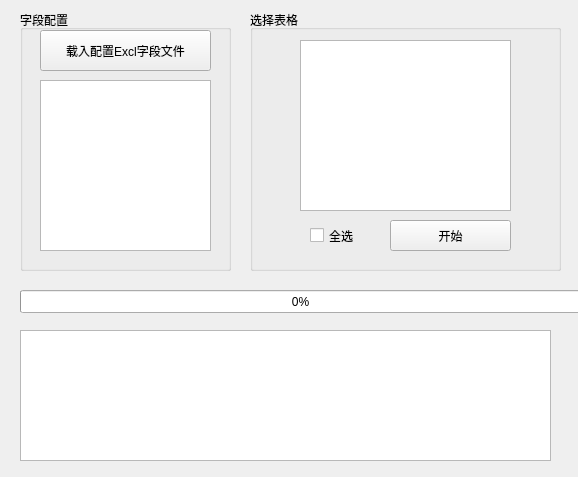
<?xml version="1.0" encoding="UTF-8"?>
<ui version="4.0">
 <class>Form</class>
 <widget class="QWidget" name="Form">
  <property name="geometry">
   <rect>
    <x>0</x>
    <y>0</y>
    <width>578</width>
    <height>477</height>
   </rect>
  </property>
  <property name="windowTitle">
   <string>Form</string>
  </property>
  <widget class="QGroupBox" name="groupBox">
   <property name="geometry">
    <rect>
     <x>20</x>
     <y>10</y>
     <width>211</width>
     <height>261</height>
    </rect>
   </property>
   <property name="title">
    <string>字段配置</string>
   </property>
   <widget class="QTextEdit" name="excl_cloum_text">
    <property name="geometry">
     <rect>
      <x>20</x>
      <y>70</y>
      <width>171</width>
      <height>171</height>
     </rect>
    </property>
   </widget>
   <widget class="QPushButton" name="excl_cloum_button">
    <property name="geometry">
     <rect>
      <x>20</x>
      <y>20</y>
      <width>171</width>
      <height>41</height>
     </rect>
    </property>
    <property name="text">
     <string>载入配置Excl字段文件</string>
    </property>
   </widget>
  </widget>
  <widget class="QProgressBar" name="progressBar">
   <property name="geometry">
    <rect>
     <x>20</x>
     <y>290</y>
     <width>561</width>
     <height>23</height>
    </rect>
   </property>
   <property name="value">
    <number>0</number>
   </property>
  </widget>
  <widget class="QGroupBox" name="groupBox_2">
   <property name="geometry">
    <rect>
     <x>250</x>
     <y>10</y>
     <width>311</width>
     <height>261</height>
    </rect>
   </property>
   <property name="title">
    <string>选择表格</string>
   </property>
   <widget class="QPushButton" name="start_button">
    <property name="geometry">
     <rect>
      <x>140</x>
      <y>210</y>
      <width>121</width>
      <height>31</height>
     </rect>
    </property>
    <property name="text">
     <string>开始</string>
    </property>
   </widget>
   <widget class="QListWidget" name="table_list">
    <property name="geometry">
     <rect>
      <x>50</x>
      <y>30</y>
      <width>211</width>
      <height>171</height>
     </rect>
    </property>
   </widget>
   <widget class="QCheckBox" name="all_quary">
    <property name="geometry">
     <rect>
      <x>60</x>
      <y>200</y>
      <width>91</width>
      <height>51</height>
     </rect>
    </property>
    <property name="text">
     <string>全选</string>
    </property>
   </widget>
  </widget>
  <widget class="QTextEdit" name="information_text">
   <property name="geometry">
    <rect>
     <x>20</x>
     <y>330</y>
     <width>531</width>
     <height>131</height>
    </rect>
   </property>
  </widget>
 </widget>
 <resources/>
 <connections/>
</ui>
